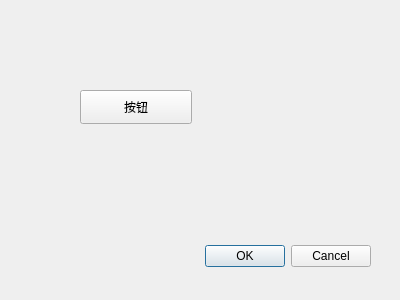
<?xml version="1.0" encoding="UTF-8"?>
<ui version="4.0">
 <class>Dialog</class>
 <widget class="QDialog" name="Dialog">
  <property name="geometry">
   <rect>
    <x>0</x>
    <y>0</y>
    <width>400</width>
    <height>300</height>
   </rect>
  </property>
  <property name="windowTitle">
   <string>Dialog</string>
  </property>
  <widget class="QDialogButtonBox" name="buttonBox">
   <property name="geometry">
    <rect>
     <x>30</x>
     <y>240</y>
     <width>341</width>
     <height>32</height>
    </rect>
   </property>
   <property name="orientation">
    <enum>Qt::Horizontal</enum>
   </property>
   <property name="standardButtons">
    <set>QDialogButtonBox::Cancel|QDialogButtonBox::Ok</set>
   </property>
  </widget>
  <widget class="QPushButton" name="pushButton">
   <property name="geometry">
    <rect>
     <x>80</x>
     <y>90</y>
     <width>112</width>
     <height>34</height>
    </rect>
   </property>
   <property name="text">
    <string>按钮</string>
   </property>
  </widget>
 </widget>
 <resources/>
 <connections>
  <connection>
   <sender>buttonBox</sender>
   <signal>accepted()</signal>
   <receiver>Dialog</receiver>
   <slot>accept()</slot>
   <hints>
    <hint type="sourcelabel">
     <x>248</x>
     <y>254</y>
    </hint>
    <hint type="destinationlabel">
     <x>157</x>
     <y>274</y>
    </hint>
   </hints>
  </connection>
  <connection>
   <sender>buttonBox</sender>
   <signal>rejected()</signal>
   <receiver>Dialog</receiver>
   <slot>reject()</slot>
   <hints>
    <hint type="sourcelabel">
     <x>316</x>
     <y>260</y>
    </hint>
    <hint type="destinationlabel">
     <x>286</x>
     <y>274</y>
    </hint>
   </hints>
  </connection>
 </connections>
</ui>
